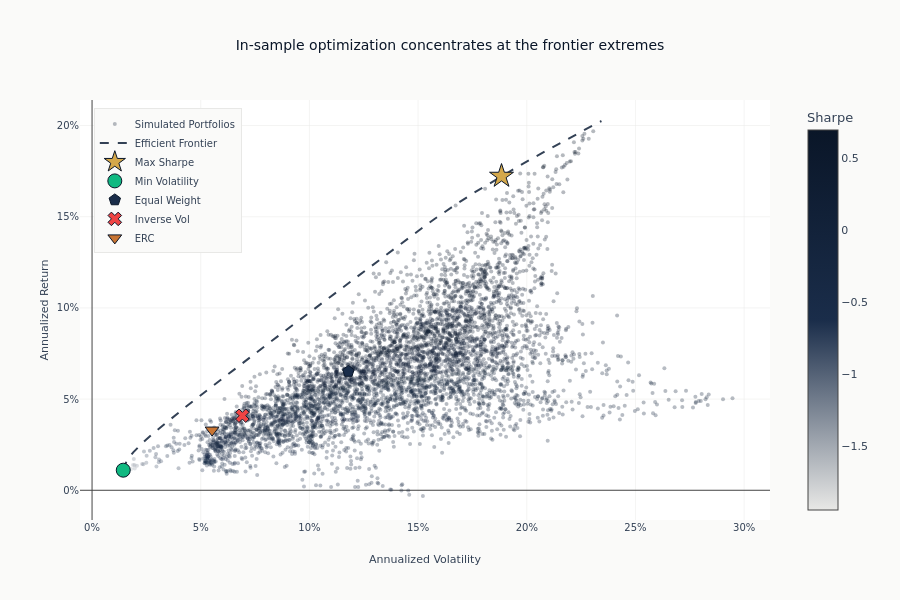

The code cell stored with this chart in its notebook:
### Markdown cell above
#### Layer D: Layout and Render

### Code cell
fig.update_layout(
    title="In-sample optimization concentrates at the frontier extremes",
    xaxis_title="Annualized Volatility",
    yaxis_title="Annualized Return",
    xaxis_tickformat=".0%",
    yaxis_tickformat=".0%",
    height=600,
    margin=dict(r=130),
    legend=dict(
        yanchor="top",
        y=0.98,
        xanchor="left",
        x=0.02,
        bgcolor=COLORS["bg_light"],
    ),
)
fig.show()

### Figure 1 — Plotly figure (JSON) as saved in the notebook; plotly's stock layout.template omitted (floating-point values rounded to 4 significant figures; data arrays with more than 128 entries replaced by an {"elided": "..."} marker saying what was removed)
{"data": [{"marker": {"color": {"elided": "5000 float values"}, "colorbar": {"title": {"text": "Sharpe"}, "x": 1.04}, "colorscale": [[0.0, "#e8e8e6"], [0.5, "#1a2d4a"], [1.0, "#0a1628"]], "opacity": 0.3, "size": 4}, "mode": "markers", "name": "Simulated Portfolios", "type": "scatter", "x": {"elided": "5000 float values"}, "y": {"elided": "5000 float values"}}, {"line": {"color": "#334155", "dash": "dash", "width": 2}, "mode": "lines", "name": "Efficient Frontier", "type": "scatter", "x": [0.01435, 0.01584, 0.01895, 0.02302, 0.0276, 0.03248, 0.03754, 0.04272, 0.04797, 0.05329, 0.05864, 0.06402, 0.06942, 0.07484, 0.08028, 0.08572, 0.09117, 0.09663, 0.1021, 0.1076, 0.113, 0.1185, 0.124, 0.1295, 0.135, 0.1404, 0.146, 0.1516, 0.1572, 0.1631, 0.1694, 0.1759, 0.1826, 0.1895, 0.1966, 0.2039, 0.2113, 0.2189, 0.2266, 0.2344], "y": [0.01101, 0.01592, 0.02083, 0.02574, 0.03065, 0.03556, 0.04047, 0.04538, 0.05029, 0.0552, 0.06011, 0.06502, 0.06993, 0.07484, 0.07975, 0.08466, 0.08957, 0.09448, 0.09939, 0.1043, 0.1092, 0.1141, 0.119, 0.1239, 0.1289, 0.1338, 0.1387, 0.1436, 0.1485, 0.1534, 0.1583, 0.1632, 0.1681, 0.173, 0.178, 0.1829, 0.1878, 0.1927, 0.1976, 0.2025]}, {"marker": {"color": "#D4A84B", "line": {"color": "#0a1628", "width": 1}, "size": 18, "symbol": "star"}, "mode": "markers", "name": "Max Sharpe", "type": "scatter", "x": [0.1884], "y": [0.1723]}, {"marker": {"color": "#10b981", "line": {"color": "#0a1628", "width": 1}, "size": 14, "symbol": "circle"}, "mode": "markers", "name": "Min Volatility", "type": "scatter", "x": [0.01435], "y": [0.01101]}, {"marker": {"color": "#1a2d4a", "line": {"color": "#0a1628", "width": 1}, "size": 12, "symbol": "pentagon"}, "mode": "markers", "name": "Equal Weight", "type": "scatter", "x": [0.1179], "y": [0.06516]}, {"marker": {"color": "#ef4444", "line": {"color": "#0a1628", "width": 1}, "size": 12, "symbol": "x"}, "mode": "markers", "name": "Inverse Vol", "type": "scatter", "x": [0.06915], "y": [0.04089]}, {"marker": {"color": "#C87533", "line": {"color": "#0a1628", "width": 1}, "size": 12, "symbol": "triangle-down"}, "mode": "markers", "name": "ERC", "type": "scatter", "x": [0.05522], "y": [0.03302]}], "layout": {"height": 600, "legend": {"bgcolor": "#FAFAF9", "x": 0.02, "xanchor": "left", "y": 0.98, "yanchor": "top"}, "margin": {"r": 130}, "title": {"text": "In-sample optimization concentrates at the frontier extremes"}, "xaxis": {"tickformat": ".0%", "title": {"text": "Annualized Volatility"}}, "yaxis": {"tickformat": ".0%", "title": {"text": "Annualized Return"}}}}
